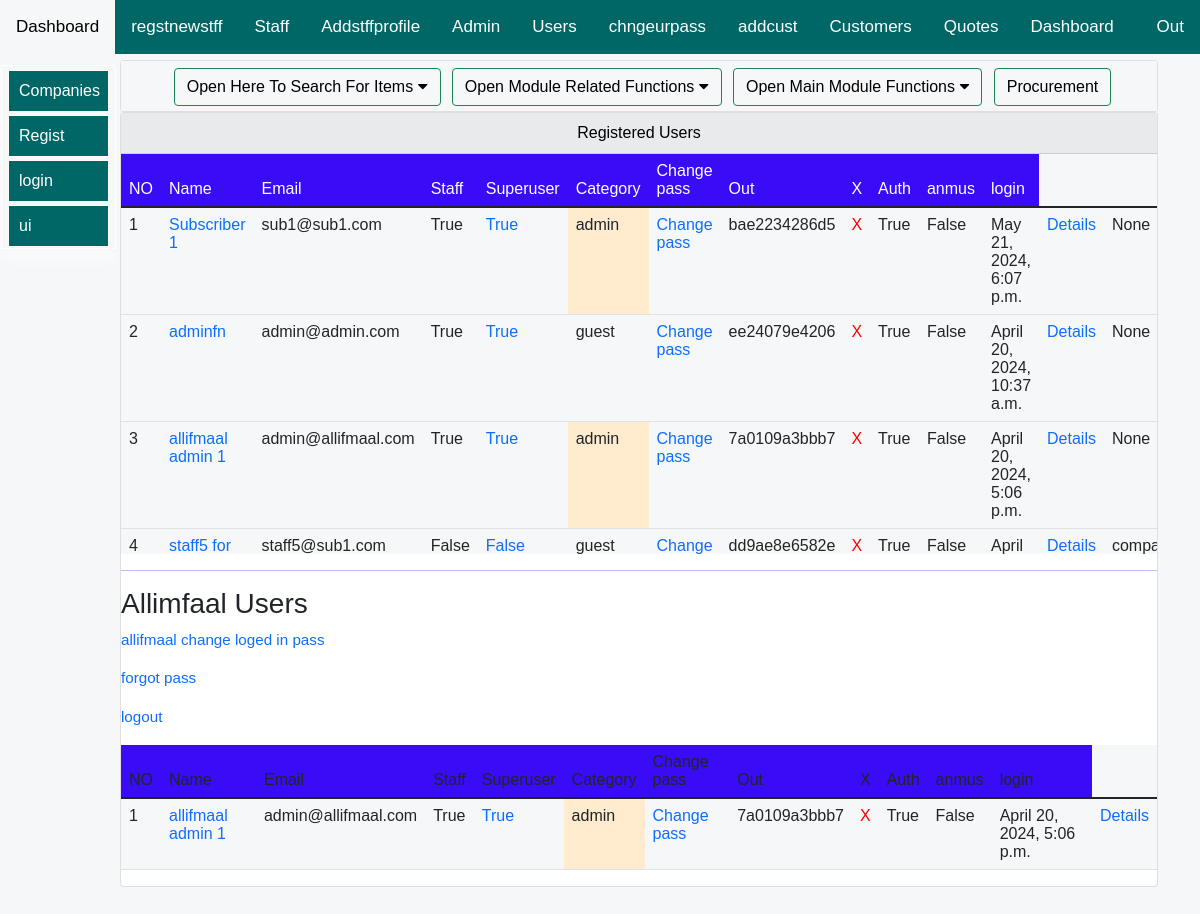
/allifmaal-erp/subscriptions/Registered/System/Users/ (signed in), run on an earlier commit of the app's database.
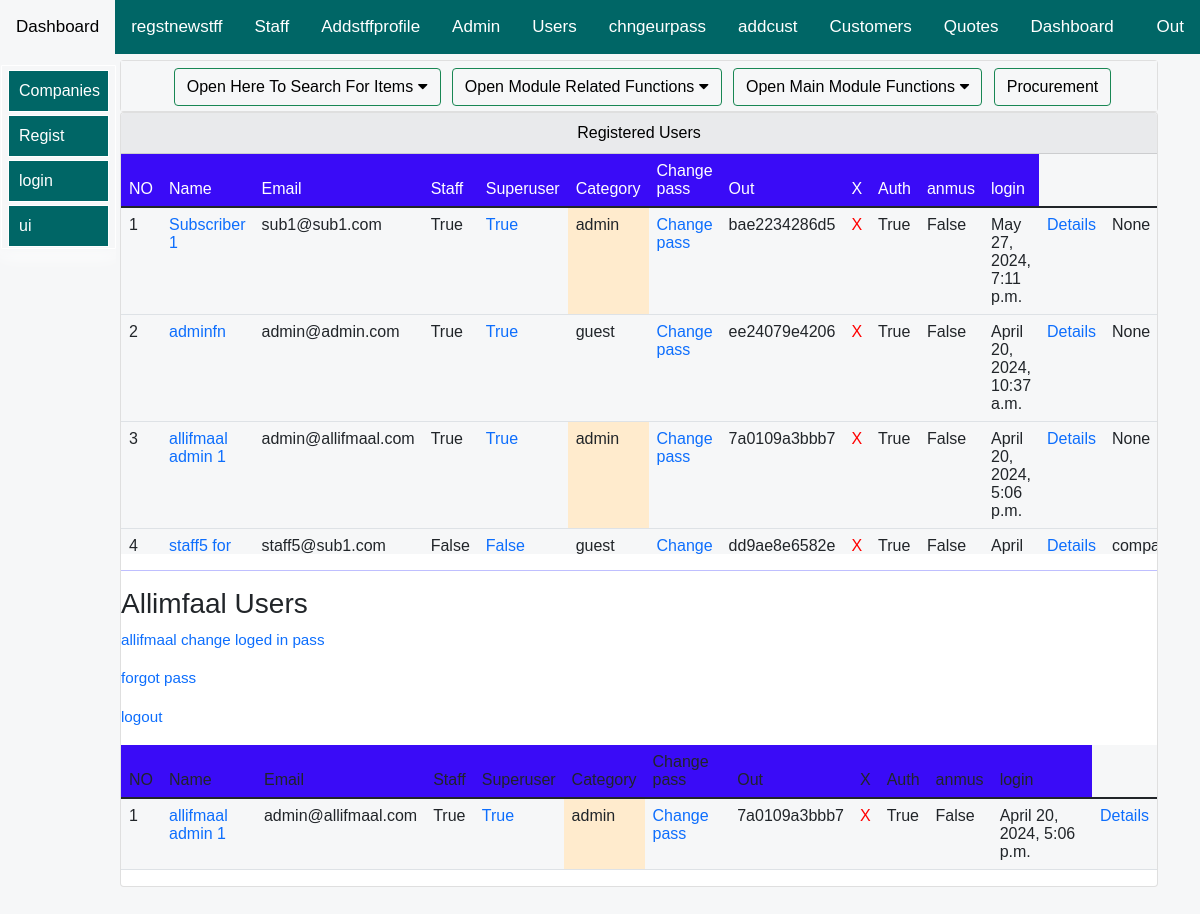
And on a later commit of the database.
### allifmaalusersapp/models.py (models this page shows, shortened)
class User(AbstractUser):# this is for creating new user... the fields are below and those from parent class
    user_level= [
    ('admin','admin'),
    ('staff', 'staff'),
    ('guest', 'guest'),
    ]
    USERNAME_FIELD = 'email'
    username = models.CharField(max_length=255, null=True,blank=True)
    email = models.EmailField(('email address'), unique=True) # changes email to unique and blank to false
    first_name= models.CharField(max_length=255, null=True,blank=False)
    last_name= models.CharField(max_length=255, null=True,blank=False)
    REQUIRED_FIELDS = ['username','first_name','last_name'] # removes email from REQUIRED_FIELDS
    user_category= models.CharField(choices=user_level, default='guest', max_length=100,null=True,blank=True)
    customuserslug= models.SlugField(max_length=500, unique=True, blank=True, null=True)
    randomfield=models.CharField(max_length=255, null=True,blank=True)
    secret_unique_id= models.CharField(null=True, blank=True, max_length=100)
    customurlslug= models.SlugField(max_length=500, unique=True, blank=True, null=True)
    url_unique_id= models.CharField(null=True, blank=True, max_length=100)
    usercompany= models.CharField(max_length=500, blank=True, null=True)
    def __str__(self):
        return self.email

### allifapp/views.py (the view)
# urls.py: path('Registered/System/Users/', views.registeredSystemUsers, name="registeredSystemUsers"),
def registeredSystemUsers(request):
    if request.user.is_authenticated:
        title="List of Registered Users"
        users=User.objects.all()
        allifmaalusers=AllifmaalUsersModel.objects.all()
        for user in users:
            print(f"caterorrrrrrrrrrr{user.user_category}")
        logged_user=request.user
        if logged_user!=None:
            user_cat=logged_user.user_category
            print(user_cat)
        context={
            "users":users,
            "user_cat":user_cat,
            "title":title,
            "allifmaalusers":allifmaalusers,
        }
        return render(request,'allifapp/users/users.html',context)
    else:
        return redirect('allifmaalusersapp:userLoginPage')

### allifapp/templates/allifapp/users/users.html (shortened to what the changed rows need)
{% extends 'allifapp/bases/subsbase.html'%}
{% load static %}
{% load crispy_forms_tags %}
{% load humanize %}
   {% block body %}
<div class="container">
    <div class="row mt-12" >
            <div class="col-md-12">
                <div class="card">
                <div class="AllifTableFixedHeader Allifmaal-scroll-table">
                    <table class="table table-layout">
                      <thead >
                        <tr class="allif-table-header-row">
                            <td>NO</td>
                            <td>Name</td>
                            <td>Email</td>
                            <td>Staff</td>
                            <td>Superuser</td>
                            <td>Category</td>
                            <td>Change pass</td>
                            <td>Out</td>
                            <td>X</td>
                            <td>Auth</td>
                            <td>anmus</td>
                            <td>login</td>
                        </tr>
                      </thead>
                      <tbody>
                        {% for items in users %}
            <tr>
            <td>
                {{forloop.counter}}
            </td>
                <td >
                    <a href="{% url 'allifmaalusersapp:editUserDetailsByAdmin' items.customuserslug %}">
                      {{items.first_name}}
                    </a>
                </td>
                <td>{{items.email}}</td>
                <td> {{items.is_staff}}</td>
                <td> <a href="{% url 'allifmaalusersapp:changeUserToSupperuserByAdmin' items.customuserslug %}">
                    {{items.is_superuser}}
                    </a>
                </td>
                {% if items.user_category == 'admin' %}
                <td style="background-color: blanchedalmond;"> {{items.user_category}}</td>
                {% else %}
                <td> {{items.user_category}}</td>
                {% endif %}
                <td> <a href="{% url 'allifmaalusersapp:changeUserPasswordByAdmin' items.customuserslug %}">
                 Change pass
                  </a>
              </td>
             <td>{{items.customuserslug}}</td>
                <td>
                    {% if user_cat == 'superuser' or user_cat == 'admin' %}
                    <a href="{% url 'allifmaalusersapp:DeleteUserByAdmin' items.customuserslug %}" style="color: red;">X</a>
                    {% else %}
                X
                {% endif %}
                </td>
                <td>
                  {{items.is_authenticated}}
                </td>
                <td>
                  {{items.is_anonymous}}
                </td>
                <td>
                  {{items.last_login}}
                </td>
                <td> <a href="{% url 'allifapp:registeredSystemUserDetails' items.customuserslug %}">
                  Details
                   </a>
               </td>
               <td>
                {{items.usercompany}}
               </td>
            </tr>
            {% endfor %}
                      </tbody>
                    </table>
                  </div>
                  <table class="table table-layout">
                    <thead >
                      <tr class="allif-table-header-row">
                          <td>NO</td>
                          <td>Name</td>
                          <td>Email</td>
                          <td>Staff</td>
                          <td>Superuser</td>
                          <td>Category</td>
                          <td>Change pass</td>
                          <td>Out</td>
                          <td>X</td>
                          <td>Auth</td>
                          <td>anmus</td>
                          <td>login</td>
                      </tr>
                    </thead>
                  </table>
                </div></div>
              </div>
</div>
   {% endblock %}

What changed in the data, as far as the page shows it:
changed User "Subscriber 1": last_login "May 21, 2024, 6:07 p.m." → "May 27, 2024, 7:11 p.m."
